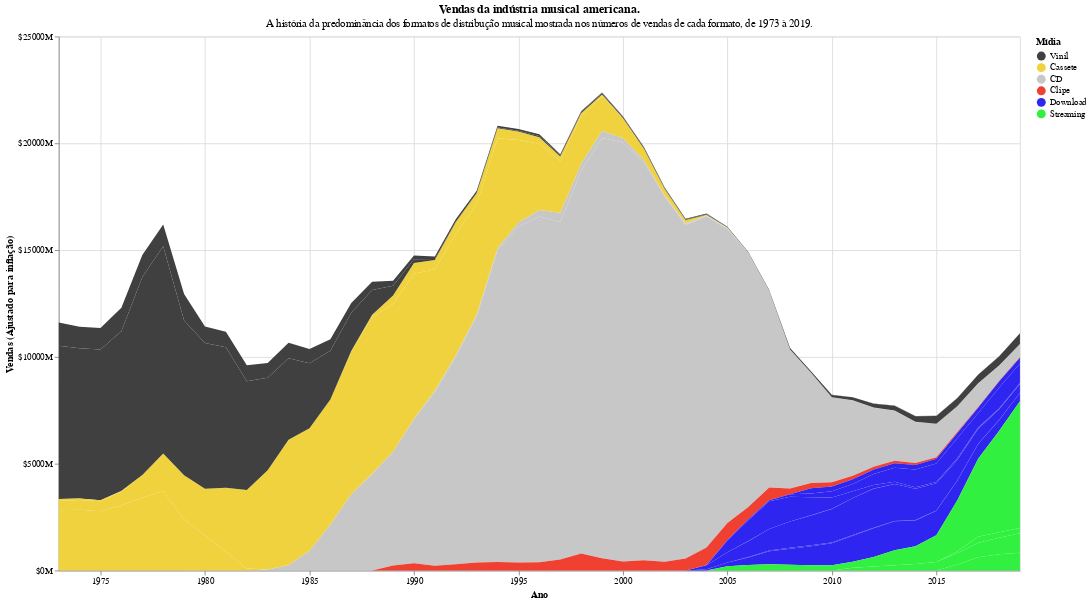

Here is the notebook cell this chart was saved with:
### Markdown cell above
Os dois gráficos serão feitos em uma mesma página, mas também poderão funcionar bem sozinhos.

## Parte D

### Gráfico 1
Primeiro, produzirei o gráfico principal. O eixo X terá os anos, o eixo Y terá os valores de vendas e as cores serão de acordo com a mídia:

### Code cell
eixo_x_1 = alt.X("year(year):T").title("Ano").axis(
    values = (1975, 1980, 1985, 1990, 1995, 2000, 2005, 2010, 2015)
)
eixo_y_1 = alt.Y("value_actual:Q").title("Vendas (Ajustado para inflação)").scale(domain = (0, 25000)).axis(
    tickCount = 5, 
    labelExpr = '"$" + datum.value + "M"'
)
cores_1 = alt.Color("midia:N").scale(domain = ordem_midia, range = cores_midia).title("Mídia")

base = alt.Chart(
    dados,
    title = alt.Title(
        text = "Vendas da indústria musical americana.",
        subtitle = "A história da predominância dos formatos de distribução musical mostrada nos números de vendas de cada formato, de 1973 à 2019."
    )
).transform_filter(
    "datum.metric == 'Value (Adjusted)'"
).mark_area().encode(
    eixo_x_1,
    eixo_y_1,
    cores_1,
    alt.Detail("format")
).properties(
    width = 1080, 
    height = 600
)
base

### Figure 1 — Vega-Lite specification as saved in the notebook (floating-point values rounded to 4 significant figures; data arrays with more than 128 entries replaced by an {"elided": "..."} marker saying what was removed)
{"config": {"view": {"continuousWidth": 300, "continuousHeight": 300}}, "data": {"name": "data-08bb324d8c59a9e6b887e4c393a0c238"}, "mark": {"type": "area"}, "encoding": {"color": {"field": "midia", "scale": {"domain": ["Vinil", "Cassete", "CD", "Clipe", "Download", "Streaming"], "range": ["#404040", "#f0d23e", "#C7C7C7", "#F04032", "#2E26F0", "#32F03F"]}, "title": "Mídia", "type": "nominal"}, "detail": {"field": "format", "type": "nominal"}, "x": {"axis": {"values": [1975, 1980, 1985, 1990, 1995, 2000, 2005, 2010, 2015]}, "field": "year", "timeUnit": "year", "title": "Ano", "type": "temporal"}, "y": {"axis": {"tickCount": 5, "labelExpr": "\"$\" + datum.value + \"M\""}, "field": "value_actual", "scale": {"domain": [0, 25000]}, "title": "Vendas (Ajustado para inflação)", "type": "quantitative"}}, "height": 600, "title": {"text": "Vendas da indústria musical americana.", "subtitle": "A história da predominância dos formatos de distribução musical mostrada nos números de vendas de cada formato, de 1973 à 2019."}, "transform": [{"filter": "datum.metric == 'Value (Adjusted)'"}], "width": 1080, "$schema": "https://vega.github.io/schema/vega-lite/v5.8.0.json", "datasets": {"data-08bb324d8c59a9e6b887e4c393a0c238": {"elided": "3008 records"}}}
